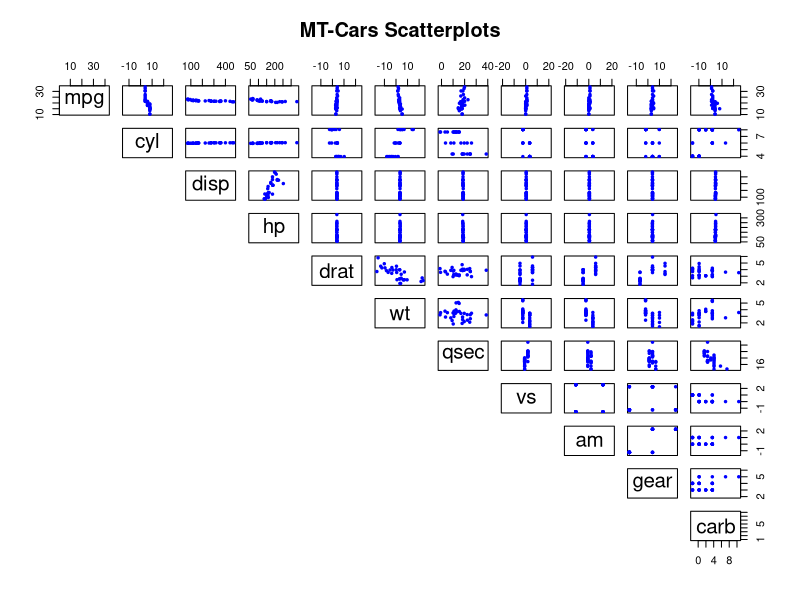

Write the R code that produced this figure.
##### Praktikum 9 Analisis Regresi Terapan ######
# Kamis, 21 April 2022, 10:10-11:20 WIB


# Regresi Stepwise Selection -------------------------------------

head(mtcars)
str(mtcars)

# Matriks scatterplot
pairs(mtcars, pch=19, cex=.5, col='blue', asp=1, lower.panel=NULL,
      main='MT-Cars Scatterplots')

# Sebelum melakukan regresi stepwise, data harus dijadikan dalam 
# bentuk dataframe terlebih dahulu dengan fungsi `dataframe`.


# Membuat model intercept-only (hanya mengandung intercept)
intercept_only <- lm(mpg ~ 1, data=mtcars)

# Membuat model yang mengandung semua prediktor
all <- lm(mpg ~ ., data=mtcars)


# Melakukan regresi forward stepwise 
forward <- step(intercept_only, direction='forward', 
                scope=formula(all), trace=0)
# Hasil prosedur regresi forward stepwise
forward$anova
# Model akhir regresi stepwise forward
forward$coefficients

# Melakukan regresi backward stepwise 
backward <- step(all, direction='backward', scope=formula(all), 
                 trace=0)
# Hasil prosedur regresi backward stepwise
backward$anova
# Model akhir regresi stepwise backward
backward$coefficients

# Melakukan regresi forward-backward stepwise 
both <- step(intercept_only, direction='both', scope=formula(all), 
             trace=0)
# Hasil prosedur regresi forward-backward stepwise
both$anova
# Model akhir regresi stepwise forward-backward
both$coefficients


